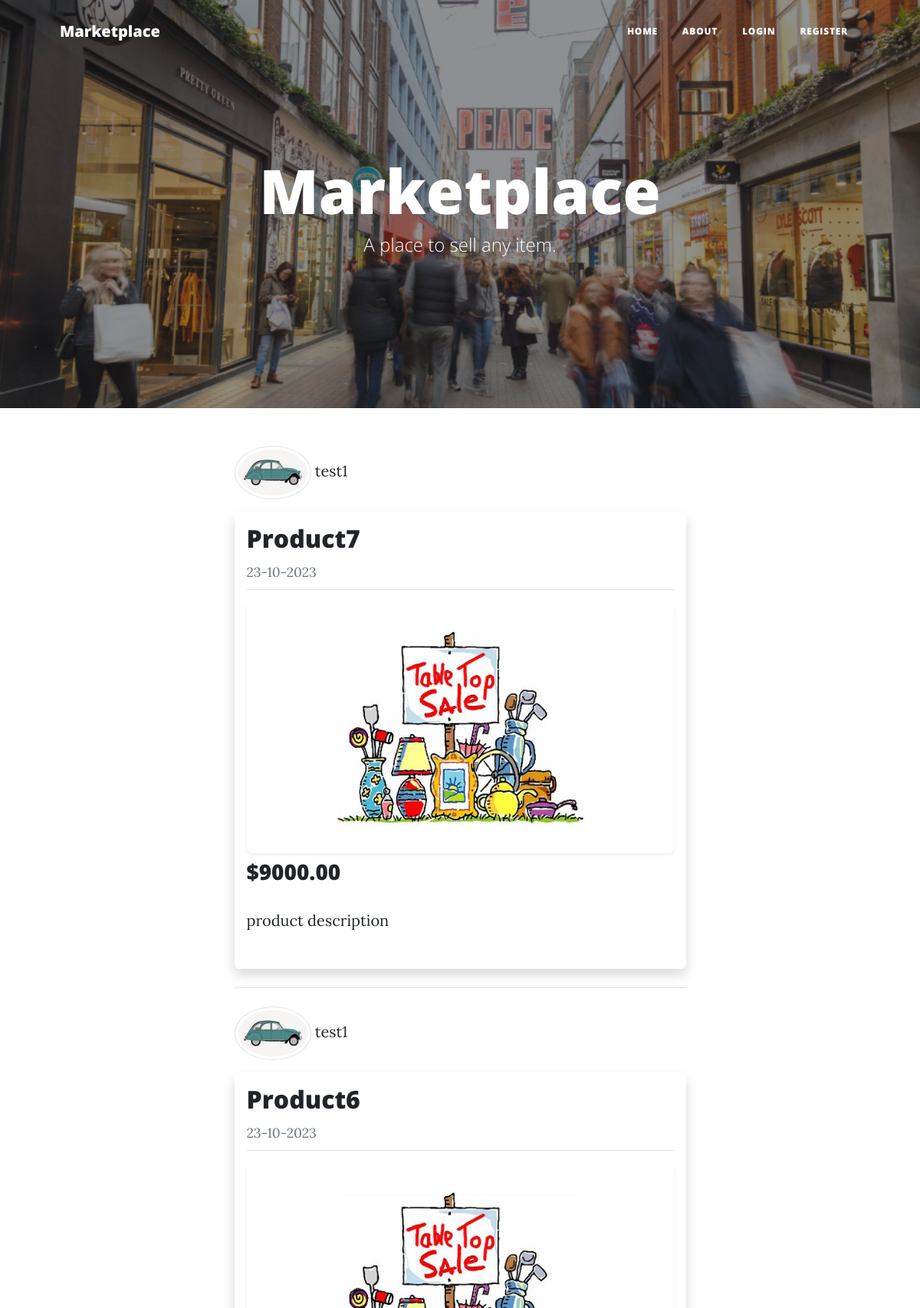
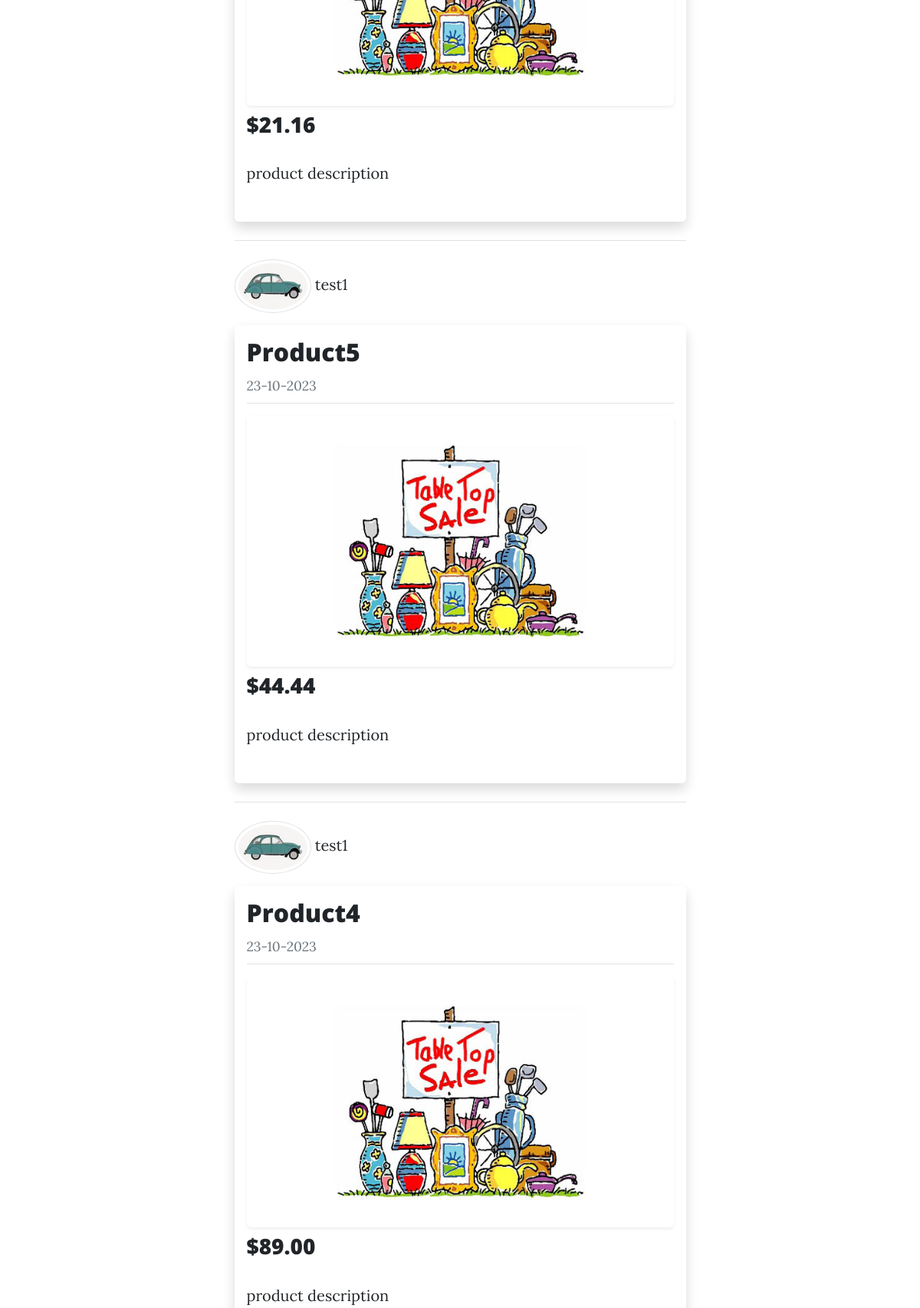
The page /home (upper part) on the database its author committed (2 pictures, top to bottom).
### flask1/models.py (models this page shows, shortened)
class Post(db.Model):
    id = db.Column(db.Integer, primary_key=True)
    item = db.Column(db.String(50), nullable=False)
    desc = db.Column(db.String(200), nullable=False, default='No description has been added yet.')
    item_image_file = db.Column(db.String(20), nullable=False, default='default2.jpg')
    date_posted = db.Column(db.DateTime, nullable=False, default=datetime.utcnow)
    price = db.Column(db.String(20), nullable=False)
    user_id = db.Column(db.Integer, db.ForeignKey('user.id'), nullable=False)

class User(db.Model, UserMixin):
    id = db.Column(db.Integer, primary_key=True)
    username = db.Column(db.String(20), unique=True, nullable=False)
    email = db.Column(db.String(120), unique=True, nullable=False)
    image_file = db.Column(db.String(20), nullable=False, default='default1.jpg')
    password = db.Column(db.String(30), nullable=False)
    posts = db.relationship('Post', backref='seller', lazy=True)

### flask1/routes.py (the view)
@app.route("/")
@app.route("/home")
def home():
    page = request.args.get('page', 1, type=int)
    posts = Post.query.order_by(Post.date_posted.desc()).paginate(page=page, per_page=5)
    return render_template('home.html', title='Marketplace', posts=posts)

### flask1/templates/home.html (shortened to what this page needs)
{% extends "layout.html" %}
{% block webcode %}
  <header class="masthead" style="background-image: url('static/img/home-bg.jpg')">
      <div class="container position-relative px-4 px-lg-5">
          <div class="row gx-4 gx-lg-5 justify-content-center">
              <div class="col-md-10 col-lg-8 col-xl-7">
                  <div class="site-heading">
                      <h1>Marketplace</h1>
                      <span class="subheading">A place to sell any item.</span>
                  </div>
              </div>
          </div>
      </div>
  </header>
  <div class="container px-4 px-lg-5">
    <div class="row gx-4 gx-lg-5 justify-content-center">
      <div class="col-md-10 col-lg-8 col-xl-7">
        {% for post in posts.items %}
      </div>
    </div>
  </div>
    <div class="container px-4 px-lg-5">
      <div class="row gx-4 gx-lg-5 justify-content-center">
        <div class="col-md-10 col-lg-8 col-xl-7">
          <a href="{{ url_for('user_listings', username=post.seller.username) }}">
            <img class="rounded-circle img-thumbnail" width="100" src="{{ url_for('static', filename='images/' + post.seller.image_file) }}">
            {{ post.seller.username }}
          </a>
          <div class="shadow p-3 mb-2 mt-3 bg-body-tertiary rounded">
            <h2 class="post-title"><a href="{{ url_for('post', post_id=post.id) }}">{{ post.item }}</a></h2>
            <small class="text-muted">{{ post.date_posted.strftime('%d-%m-%Y') }}</small>
            <hr class="mb-3 mt-2">
            <img class="img-fluid shadow-sm p-3 mb-2 bg-body-tertiary rounded" src="{{ url_for('static', filename='images/' + post.item_image_file) }}">
            <h3 class="post-title">{{ post.price }}</h3>
            <p class="post-subtitle">{{ post.desc }}</p>
          </div>
          <hr class="my-4">
        </div>
      </div>
    </div>
  {% endfor %}
{% endblock %}

### flask1/templates/layout.html (shortened to what this page needs)
<!DOCTYPE html>
<html lang="en">
  <head>
      <link rel="stylesheet" href="https://maxcdn.bootstrapcdn.com/bootstrap/4.0.0/css/bootstrap.min.css">
      <link href="{{ url_for('static', filename='styles.css') }}" rel="stylesheet" />
  </head>
  <body>
      <nav class="navbar navbar-expand-lg navbar-light" id="mainNav">
          <div class="container px-4 px-lg-5">
              <a class="navbar-brand" href="{{ url_for('home') }}">Marketplace</a>
              <div class="collapse navbar-collapse" id="navbarResponsive">
                  <ul class="navbar-nav ms-auto py-4 py-lg-0">
                    {% if current_user.is_authenticated %}
                      <li class="nav-item"><a class="nav-link px-lg-3 py-3 py-lg-4" href="{{ url_for('home') }}">Home</a></li>
                      <li class="nav-item"><a class="nav-link px-lg-3 py-3 py-lg-4" href="{{ url_for('about') }}">About</a></li>
                      <li class="nav-item"><a class="nav-link px-lg-3 py-3 py-lg-4" href="{{ url_for('new_post') }}">Sell an Item</a></li>
                      <li class="nav-item"><a class="nav-link px-lg-3 py-3 py-lg-4" href="{{ url_for('profile') }}">Profile</a></li>
                      <li class="nav-item"><a class="nav-link px-lg-3 py-3 py-lg-4" href="{{ url_for('logout') }}">Logout</a></li>
                    {% else %}
                      <li class="nav-item"><a class="nav-link px-lg-3 py-3 py-lg-4" href="{{ url_for('home') }}">Home</a></li>
                      <li class="nav-item"><a class="nav-link px-lg-3 py-3 py-lg-4" href="{{ url_for('about') }}">About</a></li>
                      <li class="nav-item"><a class="nav-link px-lg-3 py-3 py-lg-4" href="{{ url_for('login') }}">Login</a></li>
                      <li class="nav-item"><a class="nav-link px-lg-3 py-3 py-lg-4" href="{{ url_for('register') }}">Register</a></li>
                    {% endif %}
                  </ul>
              </div>
          </div>
      </nav>
      {% block webcode %}{% endblock %}
  </body>
</html>

### rows shown on the page
Post: image_file (picture), seller.username "test1", item "Product7", date_posted "23-10-2023", item_image_file (placeholder picture), price "$9000.00", desc "product description"
Post: image_file (picture), seller.username "test1", item "Product6", date_posted "23-10-2023", item_image_file (placeholder picture), price "$21.16", desc "product description"
Post: image_file (picture), seller.username "test1", item "Product5", date_posted "23-10-2023", item_image_file (placeholder picture), price "$44.44", desc "product description"
Post: image_file (picture), seller.username "test1", item "Product4", date_posted "23-10-2023", item_image_file (placeholder picture), price "$89.00", desc "product description"
